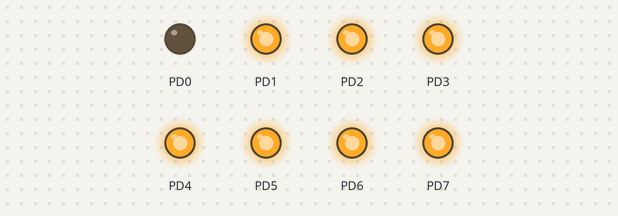
Recording of a program running on a simulated ATmega328P, built with avr-gcc and emulated at 16 MHz (the files do not name the chip). On the bench: output pins drawn as LEDs (lit = HIGH).

Above: at 0.15 s.
At 0.75 s:
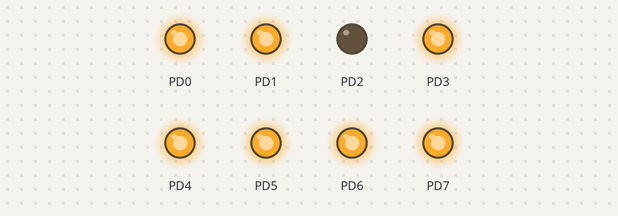
At 1.35 s:
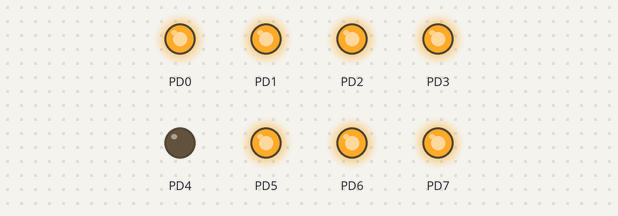
At 2.85 s:
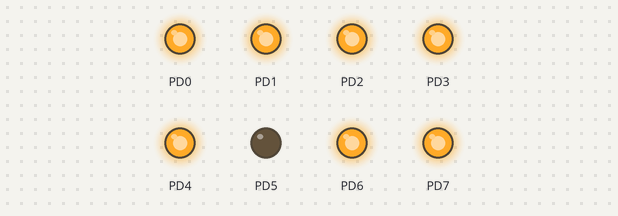
At 4.05 s:
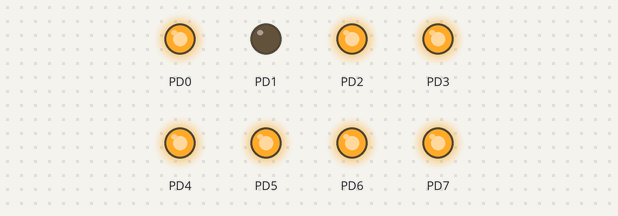
At 5.55 s:
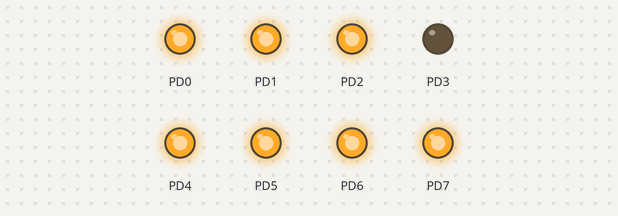
Timing chart, 0 to 5.9 s (numbered marks = the images above):
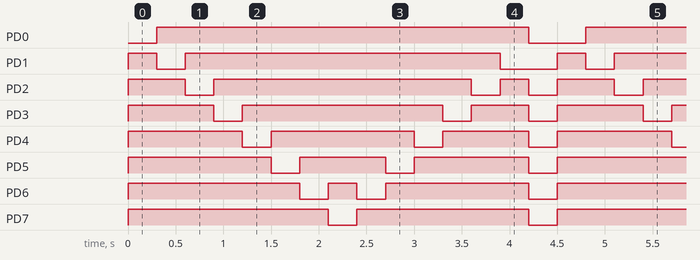

Measured:
- by itself, PD0: alternates HIGH for 3.9 s and LOW for 0.60 s
- by itself, PD1: repeats every 4.5 s: LOW 0.30 s, HIGH 3.3 s, LOW 0.60 s, HIGH 0.30 s
- by itself, PD2: repeats every 4.5 s: LOW 0.30 s, HIGH 2.7 s, LOW 0.30 s, HIGH 0.30 s, LOW 0.30 s, HIGH 0.60 s
- by itself, PD3: repeats every 4.5 s: LOW 0.30 s, HIGH 2.1 s, LOW 0.30 s, HIGH 0.60 s, LOW 0.30 s, HIGH 0.90 s
- by itself, PD4: repeats every 4.5 s: LOW 0.30 s, HIGH 1.5 s, LOW 0.30 s, HIGH 0.90 s, LOW 0.30 s, HIGH 1.2 s
- by itself, PD5: repeats every 4.5 s: LOW 0.30 s, HIGH 0.90 s, LOW 0.30 s, HIGH 1.2 s, LOW 0.30 s, HIGH 1.5 s
- by itself, PD6: repeats every 4.5 s: LOW 0.30 s, HIGH 0.30 s, LOW 0.30 s, HIGH 1.5 s, LOW 0.30 s, HIGH 1.8 s
- by itself, PD7: repeats every 4.5 s: LOW 0.30 s, HIGH 1.8 s, LOW 0.30 s, HIGH 2.1 s

The program:

main.c
```c
/*
 * GIT_LED.c
 *
 * Created: 2018-05-02 오후 4:00:53
 * Author : stc_179
 */

#define F_CPU 16000000UL
#include <avr/io.h>
#include <util/delay.h>


int main(void)
{
    DDRD = 0xff;

    while (1)
    {
		for (int i =0; i<7; i++)
		{
		PORTD = ~(0x01<< i);
		_delay_ms(300);
		}
		for (int i =0; i<7; i++)
		{
			PORTD = ~(0x80>> i);
			_delay_ms(300);
		}

		PORTD = 0x00;
		_delay_ms(300);
    }
}
```
